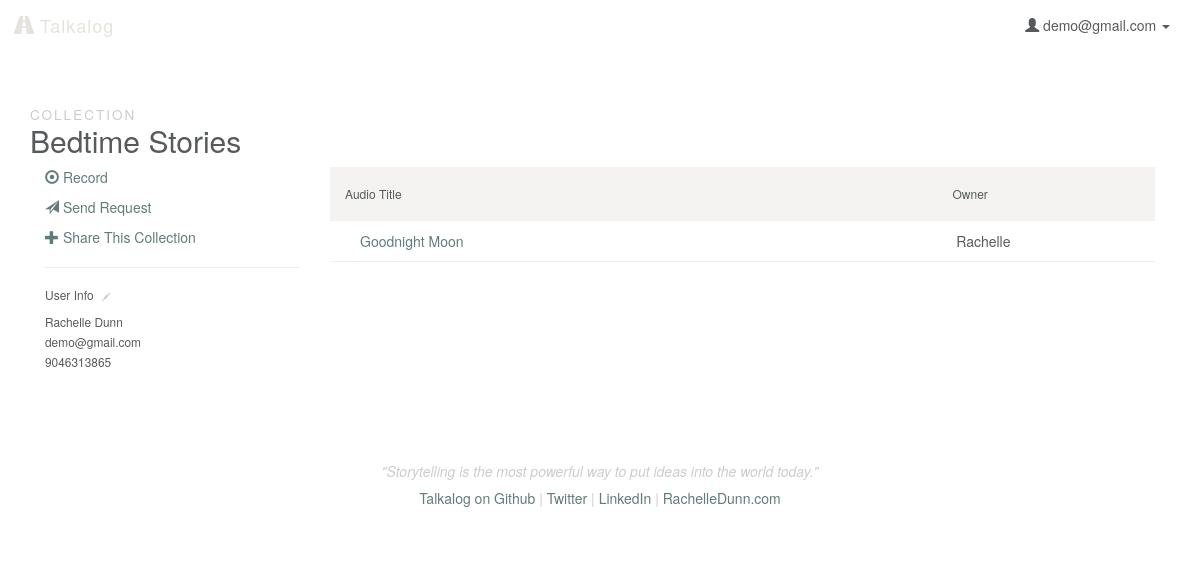
Before: /collection/15 (signed in) with the older database file.
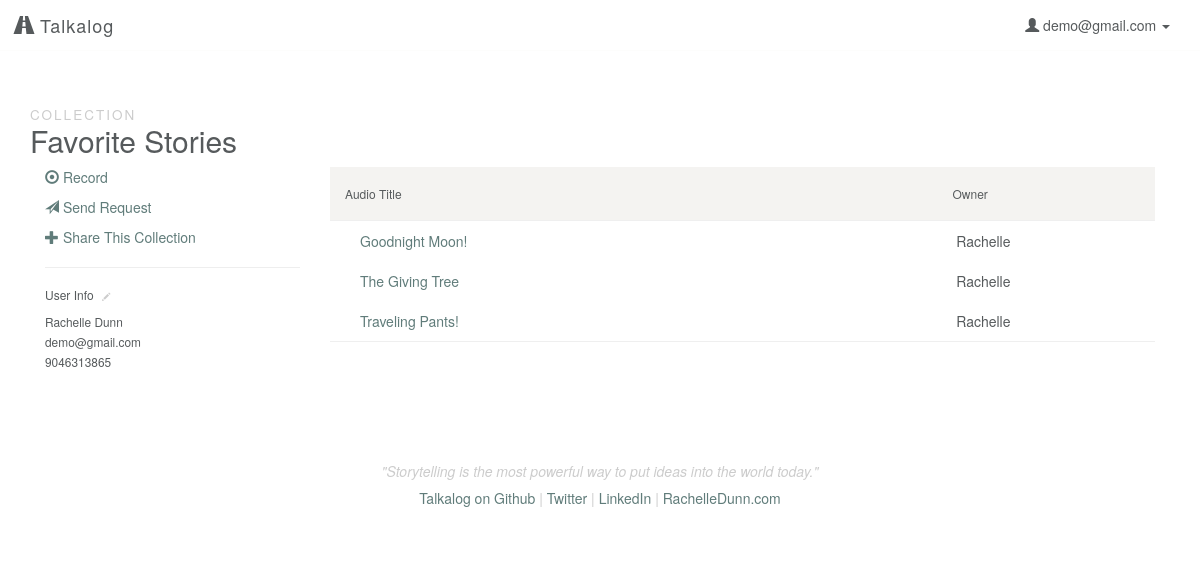
After: the same page with the newer database file.
### model.py (models this page shows, shortened)
class Collection(db.Model):
    __tablename__ = "Collections"
    id = db.Column(db.Integer, autoincrement=True, primary_key=True)
    user_id = db.Column(db.Integer, db.ForeignKey('Users.id'), nullable=False)
    title = db.Column(db.String, nullable=False, default='Untitled Collection')
    user = db.relationship("User", backref=db.backref("collections", order_by=id))

class Upload(db.Model):
    __tablename__ = "Uploads"
    id = db.Column(db.Integer, autoincrement=True, primary_key=True)
    user_id = db.Column(db.Integer, db.ForeignKey('Users.id'), nullable=False)
    title = db.Column(db.String, nullable=False, default=db.func.now())
    path = db.Column(db.String(50))
    mimetype = db.Column(db.String(50), default='wav') # wav, jpg, mp3
    datetime = db.Column(db.DateTime, default=db.func.now(), onupdate=db.func.now()) # set datetime to current timestamp
    transcript = db.Column(db.Text)
    user = db.relationship("User", backref=db.backref("uploads", order_by=id))

class User(db.Model):
    __tablename__ = "Users"
    id = db.Column(db.Integer, autoincrement=True, primary_key=True)
    email = db.Column(db.String(100), nullable=False)
    password = db.Column(db.String(50), nullable=False)
    first_name = db.Column(db.String(50), nullable=False)
    last_name = db.Column(db.String(50), nullable=False)
    tel = db.Column(db.String, nullable=False)

### server.py (the view)
@app.route('/collection/<int:id>')
def collection_page(id):
	"""Show uploads and more information associated with a collection."""
	if 'email' in session:
		user_email = session['email']
		user = User.query.filter_by(email=user_email).first()
		this_collection = Collection.query.filter_by(id=id).first()
		uploads = [cu.upload for cu in this_collection.collectionsuploads]
		collectionusers = CollectionsUsers.query.filter_by(
			collection_id=id).all()
		user_permissions = []
		for u in collectionusers:
			user_permissions.append(u.user_id)
		if (this_collection.user_id == user.id) or (
			user.id in user_permissions):
			return render_template('collection.html', user=user,
				collection=this_collection, uploads=uploads)
		else:
			flash('You don\'t have access to view this page')
			return redirect('/')
	else:
		flash('You must be logged in to view this page')
		return redirect('/')

### templates/collection.html (shortened to what this page needs)
{% extends 'base.html' %}
{% block content %}
    <h2><small>Collection</small><br>{{ collection.title }}</h2>
    <div class="row">
        <div class="col-sm-3">
            <p><a href="/record"><span class="glyphicon glyphicon-record" aria-hidden="true"></span> Record</a></p>
            <p><a href="/generate"><span class="glyphicon glyphicon-send" aria-hidden="true"></span> Send Request</a></p>
            <p><a href="#" data-toggle="modal" data-target="#share-{{ collection.id }}"><span class="glyphicon glyphicon-plus" aria-hidden="true"></span> Share This Collection</a></p>
            <hr>
            <h6>User Info <a href="/edit/user"><span class="glyphicon glyphicon-pencil click-to-edit" aria-hidden="true"></span></a></h6>
            <p><small>{{ user.first_name }} {{ user.last_name }}<br>
                {{ user.email }}<br>
                {{ user.tel }}</small></p>
        </div>
        {% if uploads %}
        <div class="col-sm-9">
            <div class="file-box">
                <ul class="list-group">
                    <li class="list-group-item list-group-heading row">
                        <div class="name col-sm-6">
                            <h6>Audio Title</h6>
                        </div>
                        <div class="col-sm-3">
                        </div>
                        <div class="col-sm-3">
                            <h6>Owner</h6>
                        </div>
                    </li>
                {% for upload in uploads %}
                    <li class="list-group-item upload row">
                        <div class="col-sm-6">
                            <a href="/listen/{{ upload.id }}">{{ upload.title }}</a>
                        </div>
                        <div class="col-sm-3">
                        </div>
                        <div class="col-sm-3">
                            {{ upload.user.first_name }}
                        </div>
                    </li>
                {% endfor %}
                </ul>
            </div>
        </div>
    </div>
    {% else %}
    <p>No uploads currently part of this collection!</p>
    {% endif %}
{% endblock %}

### templates/base.html (shortened to what this page needs)
<!DOCTYPE html>
<html lang="en">
    <head>
        <link rel="stylesheet" href="https://maxcdn.bootstrapcdn.com/bootstrap/3.3.4/css/bootstrap.min.css">
        <link rel="stylesheet" href="/static/css/style.css"/>
        <link rel="stylesheet" href="https://ajax.googleapis.com/ajax/libs/jqueryui/1.11.4/themes/smoothness/jquery-ui.css"/>
    </head>
    <body>
        <nav class="navbar navbar-default">
            <div class="container-fluid">
                <div class="navbar-header">
                    <a class="navbar-brand" href="/"><span class="glyphicon glyphicon-road" aria-hidden="true"></span> Talkalog</a>
                </div>
                <div class="collapse navbar-collapse" id="bs-example-navbar-collapse-1">
                    <ul class="nav navbar-nav navbar-right">
                    {% if 'email' in session %}
                        <li class="dropdown">
                        <a href="#" class="dropdown-toggle" data-toggle="dropdown" role="button" aria-expanded="false"><span class="glyphicon glyphicon-user" aria-hidden="true"></span> {{ session['email'] }} <span class="caret"></span></a>
                        </li>
                    {% else %}
                        <li><a href="/login">Login</a></li>
                        <li><a href="/signup">Sign Up</a></li>
                    {% endif %}
                    </ul>
                </div>
            </div>
        </nav>
        <div class="container">
            {% block content %}{% endblock %}
        </div>
        <div class="container">
            <footer class="footer">
                <p>"Storytelling is the most powerful way to put ideas into the world today."</p>
                <h5><a href="http://github.com/rachelledunn/talkalog" target="_blank">Talkalog on Github</a> | <a href="http://twitter.com/rchdnn" target="_blank">Twitter</a> | <a href="http://linkedin.com/in/rachelledunn" target="_blank">LinkedIn</a> | <a href="http://rachelledunn.com/" target="_blank">RachelleDunn.com</a></h5>
            </footer>
        </div>
    </body>
</html>

Changed rows visible on the page:
changed Collection: title "Bedtime Stories" → "Favorite Stories"
changed Upload: title "Goodnight Moon" → "Goodnight Moon!"
added Upload: title "The Giving Tree", user.first_name "Rachelle"
added Upload: title "Traveling Pants!", user.first_name "Rachelle"
